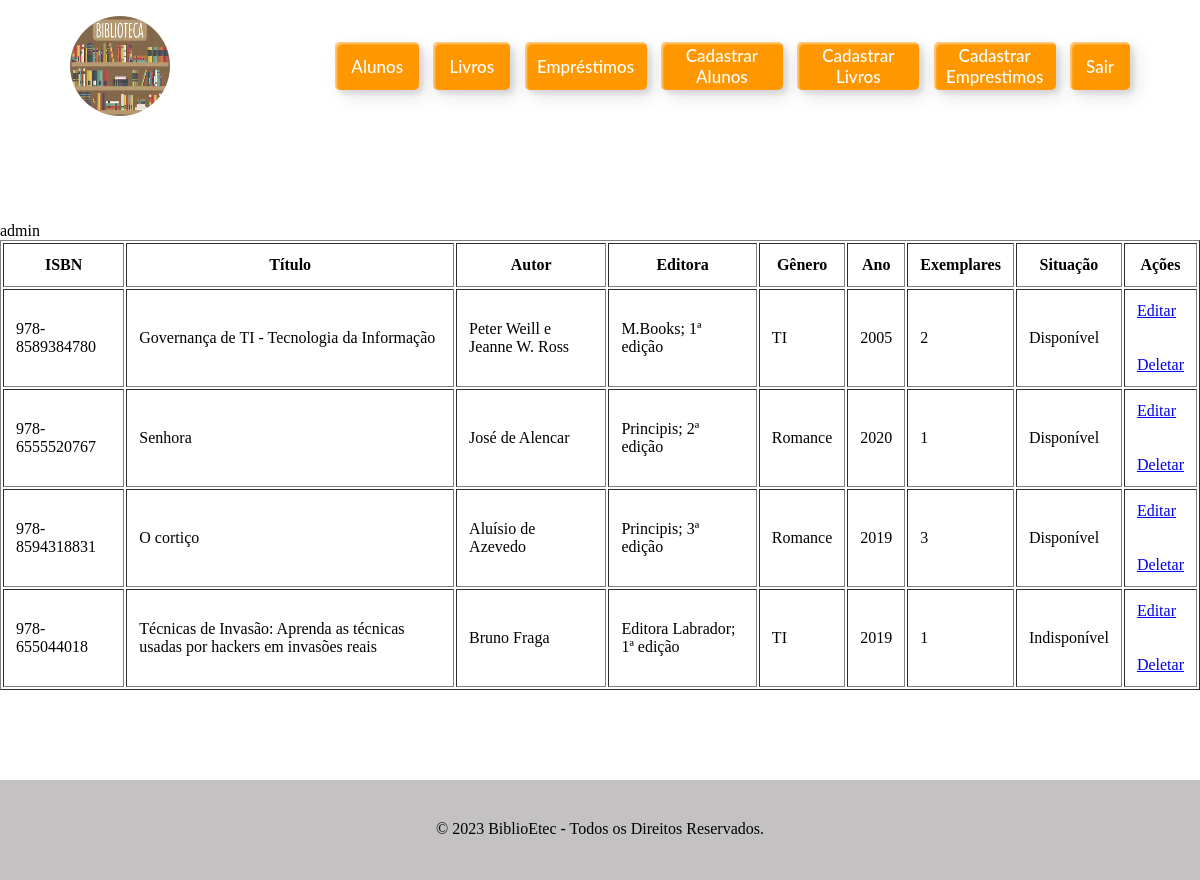
Page /BIBLIOTEC/views/livros.php (signed in) on the committed database.
### tables this page shows
CREATE TABLE LIVRO(
	ID_LIVRO INT auto_increment primary key,
	ISBN CHAR(17) NOT NULL,  
    TITULO VARCHAR(80) NOT NULL,
    AUTOR VARCHAR(100) NOT NULL, 
    EDITORA VARCHAR(80) NOT NULL,
    GENERO VARCHAR(40),
    ANO YEAR NOT NULL,
    EXEMPLAR INT NOT NULL,
    SITUACAO VARCHAR(30) NOT NULL
);

### bibliotec/db/db.php (called while the page is built, shortened)
<?php
function query($sql, $conexao) {
    $consulta = mysqli_query($conexao, $sql);
    return $consulta;
}
$conexao = mysqli_connect(DB_SERVIDOR, DB_USUARIO, DB_SENHA, DB_NOME);
$consulta_livros = query("SELECT * FROM LIVRO", $conexao);
?>

### bibliotec/config.php (called while the page is built, shortened)
<?php
require 'db/db.php';

### bibliotec/views/livros.php (the view)
<?php
    require '../config.php';
    require './componentes/header.php';
    if(isset($_SESSION['login'])) {
        echo $_SESSION['usuario'];
?>
<center>
<table border="1" cellpadding="12" cellspace="6">
    <tr>
        <th>ISBN</th>
        <th>Título</th>
        <th>Autor</th>
        <th>Editora</th>
        <th>Gênero</th>
        <th>Ano</th>
        <th>Exemplares</th>
        <th>Situação</th>
        <th>Ações</th>
    </tr>
    <?php
    while($linha = mysqli_fetch_array($consulta_livros)){
        echo '<tr>';
            echo '<td>' .$linha['ISBN']. '</td>';
            echo '<td>' .$linha['TITULO']. '</td>';
            echo '<td>' .$linha['AUTOR']. '</td>';
            echo '<td>' .$linha['EDITORA']. '</td>';
            echo '<td>' .$linha['GENERO']. '</td>';
            echo '<td>' .$linha['ANO']. '</td>';
            echo '<td>' .$linha['EXEMPLAR']. '</td>';
            echo '<td>' .$linha['SITUACAO']. '</td>';
            echo '
                <td>
                    <a href="../views/cadastros/livro.php?id_livro='.$linha['ID_LIVRO'] .'">
                        Editar
                    </a>
                    <br><br><br>
                    <a href="../actions/livro/deletar.php?id_livro='.$linha['ID_LIVRO'] .'">
                        Deletar
                    </a>
                </td>
            </tr>';
    }
    ?>
</table>
</center>
<?php
} else {
        header('location: ../index.php') ;
    }
?>
<?php
    require './componentes/footer.php';
?>

### rows in the picture
livro: ISBN "978-8589384780", TITULO "Governança de TI - Tecnologia da Informação", AUTOR "Peter Weill e Jeanne W. Ross", EDITORA "M.Books; 1ª edição", GENERO "TI", ANO "2005", EXEMPLAR "2", SITUACAO "Disponível"
livro: ISBN "978-6555520767", TITULO "Senhora", AUTOR "José de Alencar", EDITORA "Principis; 2ª edição", GENERO "Romance", ANO "2020", EXEMPLAR "1", SITUACAO "Disponível"
livro: ISBN "978-8594318831", TITULO "O cortiço", AUTOR "Aluísio de Azevedo", EDITORA "Principis; 3ª edição", GENERO "Romance", ANO "2019", EXEMPLAR "3", SITUACAO "Disponível"
livro: ISBN "978-655044018", TITULO "Técnicas de Invasão: Aprenda as técnicas usadas por hackers em invasões reais", AUTOR "Bruno Fraga", EDITORA "Editora Labrador; 1ª edição", GENERO "TI", ANO "2019", EXEMPLAR "1", SITUACAO "Indisponível"

### other values in the picture
$_SESSION['usuario'] "admin"
